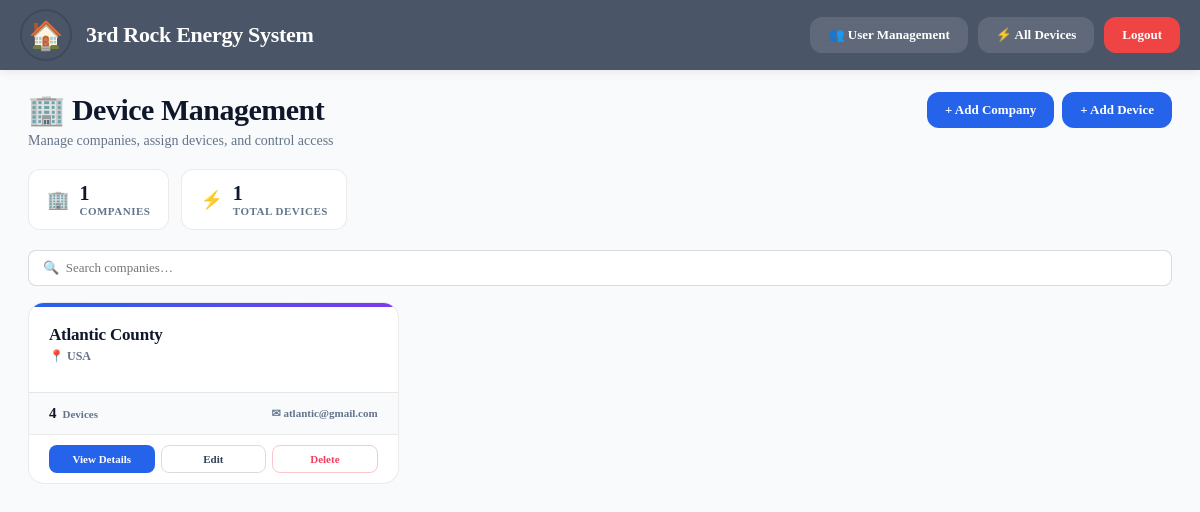
Screenshot of /device-management/ (signed in) with the database file from the repository.
### app1/models.py (models this page shows, shortened)
class Company(models.Model):
    name = models.CharField(max_length=200)
    location = models.CharField(max_length=300, blank=True)
    description = models.TextField(blank=True)
    contact_email = models.EmailField(blank=True)
    contact_phone = models.CharField(max_length=50, blank=True)
    created_at = models.DateTimeField(auto_now_add=True)
    updated_at = models.DateTimeField(auto_now=True)
    created_by = models.ForeignKey(
        'User',
        on_delete=models.SET_NULL,
        null=True,
        blank=True,
        related_name='created_companies',
    )
    class Meta:
        verbose_name = 'Company'
        verbose_name_plural = 'Companies'
        ordering = ['name']

### app1/views.py (the view)
# urls.py: path('device-management/', views.company_list, name='company_list'),
@admin_required
def company_list(request):
    companies = Company.objects.prefetch_related('devices').all()
    return render(request, 'app1/company_list.html', {'companies': companies})

### app1/models.py (called while the page is built)
    def is_admin_or_superadmin(self):
        return self.role in ('admin', 'superadmin')

### app1/views.py (called while the page is built)
def admin_required(view_func):
    @wraps(view_func)
    @login_required(login_url='login')
    def wrapper(request, *args, **kwargs):
        if not request.user.is_admin_or_superadmin():
            return HttpResponseForbidden(
                "<h2>403 – Forbidden</h2><p>Admin access required.</p>"
            )
        return view_func(request, *args, **kwargs)
    return wrapper

### app1/templates/app1/company_list.html (shortened to what this page needs)
<!DOCTYPE html>
<html lang="en">
<head>
</head>
<body>
<header class="topbar">
  <div class="topbar-left">
    <a href="{% url 'home' %}" class="home-btn" title="Home">🏠</a>
    <div class="topbar-brand">3rd Rock Energy System</div>
  </div>
  <div class="topbar-actions">
   {% if user.is_admin_or_superadmin %}
    <a href="{% url 'user_list' %}" class="nav-btn">👥 User Management </a>
    <a href="{% url 'device_list' %}" class="nav-btn">⚡ All Devices</a>
    {% endif %}
    <a href="{% url 'logout' %}" class="nav-btn danger">Logout</a>
  </div>
</header>
<div class="page-header">
  <div>
    <div class="page-title">🏢 Device Management</div>
    <div class="page-sub">Manage companies, assign devices, and control access</div>
  </div>
  <div class="header-actions">
    <a href="{% url 'add_company' %}" class="nav-btn accent">+ Add Company</a>
    <a href="{% url 'add_device' %}" class="nav-btn accent">+ Add Device</a>
  </div>
</div>
<div class="stats-row">
  <div class="stat-pill">
    <span class="stat-icon">🏢</span>
    <div>
      <div class="stat-val">{{ companies.count }}</div>
      <div class="stat-lbl">Companies</div>
    </div>
  </div>
  <div class="stat-pill">
    <span class="stat-icon">⚡</span>
    <div>
      <div class="stat-val">{{ companies|length }}</div>
      <div class="stat-lbl">Total Devices</div>
    </div>
  </div>
</div>
<div class="content">
  <div class="search-row">
    <input type="text" class="search-input" id="search-input" placeholder="🔍  Search companies…" oninput="filterCards()">
  </div>
  {% if companies %}
    <div class="company-grid" id="company-grid">
      {% for company in companies %}
      <div class="company-card-wrapper" data-name="{{ company.name|lower }}">
        <div class="company-card">
          <div class="cc-accent-bar"></div>
          <div class="cc-body">
            <div class="cc-name">{{ company.name }}</div>
            {% if company.location %}
              <div class="cc-location">📍 {{ company.location }}</div>
            {% else %}
              <div class="cc-location" style="opacity:0.4;">No location set</div>
            {% endif %}
          </div>
          <div class="cc-stats">
            <div class="cc-stat">
              <div class="cc-stat-val">{{ company.devices.count }}</div>
              <div class="cc-stat-lbl">Devices</div>
            </div>
            {% if company.contact_email %}
            <div class="cc-stat" style="margin-left:auto;">
              <div style="font-size:11px;color:var(--text3);font-weight:600;">✉ {{ company.contact_email }}</div>
            </div>
            {% endif %}
          </div>
          <div class="cc-actions">
            <a href="{% url 'company_detail' company.pk %}" class="cc-btn primary">View Details</a>
            <a href="{% url 'edit_company' company.pk %}" class="cc-btn">Edit</a>
            <a href="{% url 'delete_company' company.pk %}" class="cc-btn red">Delete</a>
          </div>
        </div>
      </div>
      {% endfor %}
    </div>
  {% endif %}
</div>
</body>
</html>

### app1/templates/app1/company_list.html (style rules this page uses)
* { margin:0;padding:0;box-sizing:border-box; }
:root { --bg:#F8FAFC;--bg2:#fff;--border:rgba(0,0,0,0.08);--border2:rgba(0,0,0,0.14); --text1:#0F172A;--text2:#334155;--text3:#64748B; --accent:#2563EB;--accent2:#1D4ED8; --green:#10B981;--red:#F43F5E;--amber:#F59E0B; --r8:8px;--r12:12px;--r16:16px;--r20:20px; --font::'Calibri','Segoe UI','Arial',sans-serif; }
body { font-family:var(--font);background:var(--bg);color:var(--text1);font-size:14px;-webkit-font-smoothing:antialiased; }
.topbar { background:#4A5568; padding:0 20px; min-height:70px; display:flex; align-items:center; gap:16px; position:sticky; top:0; z-index:100; box-shadow:0 2px 10px rgba(0,0,0,0.08); }
.topbar-left { display:flex; align-items:center; gap:14px; }
.topbar-brand { font-size:22px; font-weight:800; color:#fff; letter-spacing:-0.3px; white-space:nowrap; }
.topbar-actions { display:flex; align-items:center; gap:10px; margin-left: auto; }
.nav-btn { display:inline-flex; align-items:center; justify-content:center; gap:7px; padding:10px 18px; border-radius:12px; border:none; background:rgba(255,255,255,0.12); color:#fff; font-size:13px; font-weight:700; text-decoration:none; transition:all 0.2s ease; backdrop-filter:blur(6px); white-space:nowrap; }
.nav-btn.accent { background:#2563EB; color:#fff; }
.nav-btn.danger { background:#EF4444; color:#fff; }
.home-btn { display:inline-flex; align-items:center; justify-content:center; width:52px; height:52px; font-size:28px; border-radius:50%; border:2px solid var(--border2); background:transparent; cursor:pointer; text-decoration:none; flex-shrink:0; transition:background 0.15s; }
.page-header { padding:22px 28px 0; display:flex; align-items:flex-start; justify-content:space-between; gap:16px; flex-wrap:wrap; }
.page-title { font-size:30px; font-weight:800; color:#0F172A; letter-spacing:-0.5px; }
.page-sub { margin-top:6px; font-size:14px; color:#64748B; font-weight:500; }
.header-actions { display:flex;gap:8px;flex-wrap:wrap; }
.stats-row { display:flex;gap:12px;padding:20px 28px 0;flex-wrap:wrap; }
.stat-pill { background:var(--bg2);border:1px solid var(--border);border-radius:var(--r12);padding:12px 18px;display:flex;align-items:center;gap:10px; }
.stat-icon { font-size:18px; }
.stat-val { font-family:var(--mono);font-size:20px;font-weight:700;color:var(--text1); }
.stat-lbl { font-size:11px;font-weight:700;color:var(--text3);text-transform:uppercase;letter-spacing:0.5px; }
.content { padding:20px 28px 40px; }
.search-row { display:flex;align-items:center;gap:10px;margin-bottom:16px;flex-wrap:wrap; }
.search-input { flex:1;min-width:220px;padding:9px 14px;border-radius:var(--r8);border:1px solid var(--border2);background:var(--bg2);color:var(--text1);font-family:var(--font);font-size:13px;font-weight:500;outline:none;transition:border-color 0.15s; }
.company-grid { display:grid;grid-template-columns:repeat(auto-fill,minmax(320px,1fr));gap:16px; }
.company-card { background:var(--bg2);border:1px solid var(--border);border-radius:var(--r16);overflow:hidden;transition:box-shadow 0.2s,border-color 0.2s;cursor:pointer;text-decoration:none;color:inherit;display:block; }
.cc-accent-bar { height:4px;background:linear-gradient(90deg,var(--accent),#7C3AED); }
.cc-body { padding:18px 20px 16px; }
.cc-name { font-size:17px;font-weight:800;color:var(--text1);margin-bottom:4px;letter-spacing:-0.2px; }
.cc-location { font-size:12px;color:var(--text3);font-weight:600;display:flex;align-items:center;gap:5px;margin-bottom:12px; }
.cc-stats { display:flex;gap:16px;padding:12px 20px;border-top:1px solid var(--border);background:var(--bg); }
.cc-stat { display:flex;align-items:center;gap:6px; }
.cc-stat-val { font-family:var(--mono);font-size:15px;font-weight:700;color:var(--text1); }
.cc-stat-lbl { font-size:11px;color:var(--text3);font-weight:600; }
.cc-actions { display:flex;gap:6px;padding:10px 20px;border-top:1px solid var(--border); }
.cc-btn { flex:1;padding:7px 0;border-radius:var(--r8);font-size:11px;font-weight:700;font-family:var(--font);border:1px solid var(--border2);background:transparent;color:var(--text2);cursor:pointer;text-align:center;text-decoration:none;display:inline-block;transition:all 0.15s; }
.cc-btn.primary { background:var(--accent);color:#fff;border-color:transparent; }
.cc-btn.red { color:var(--red);border-color:rgba(244,63,94,0.3); }

### rows the page displays
Company: name "Atlantic County", location "USA", devices.count "4", contact_email "atlantic@gmail.com"

### other values shown
{{ companies.count }} "1"
{{ companies|length }} "1"
